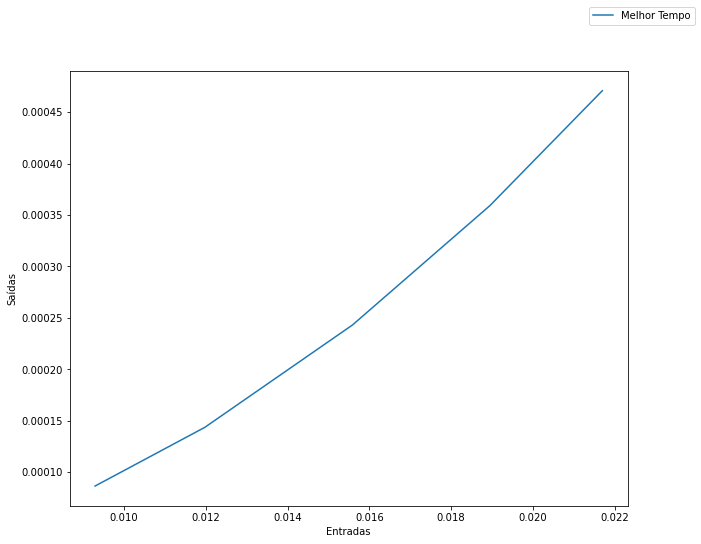

Generate this figure with Python:
import matplotlib as mpl
import matplotlib.pyplot as plt

def desenhaGrafico(x,y,xl = "Entradas", yl = "Saídas"):
    fig = plt.figure(figsize=(10, 8))
    ax = fig.add_subplot(111)
    ax.plot(x,y, label = "Melhor Tempo")
    ax.legend(bbox_to_anchor=(1, 1),bbox_transform=plt.gcf().transFigure)
    plt.ylabel(yl)
    plt.xlabel(xl)
    plt.show()
  
x = [0.009288738001487218, 0.011973318993113935, 0.01558747299714014, 0.018950074998429045, 0.021698486001696438]
y = list(map(lambda z: z**2, x))
  
desenhaGrafico(x,y)
